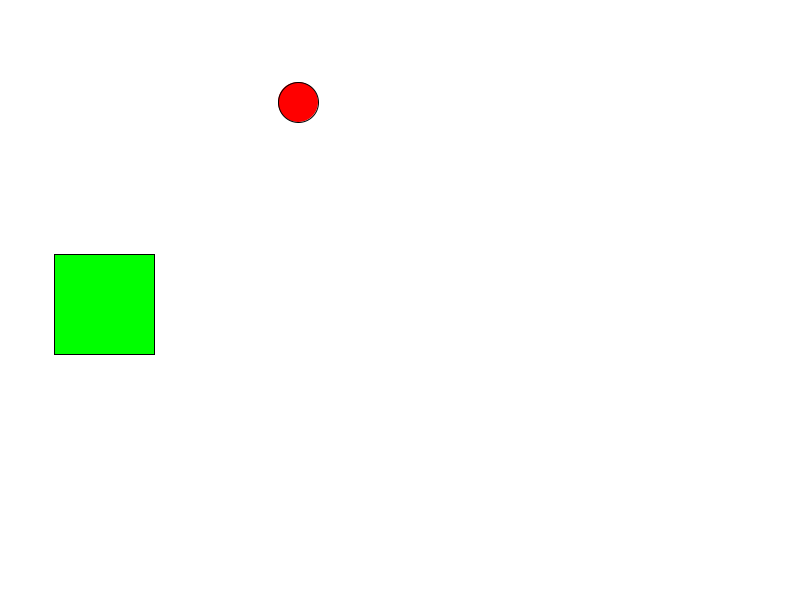
Frame 1 (no input)
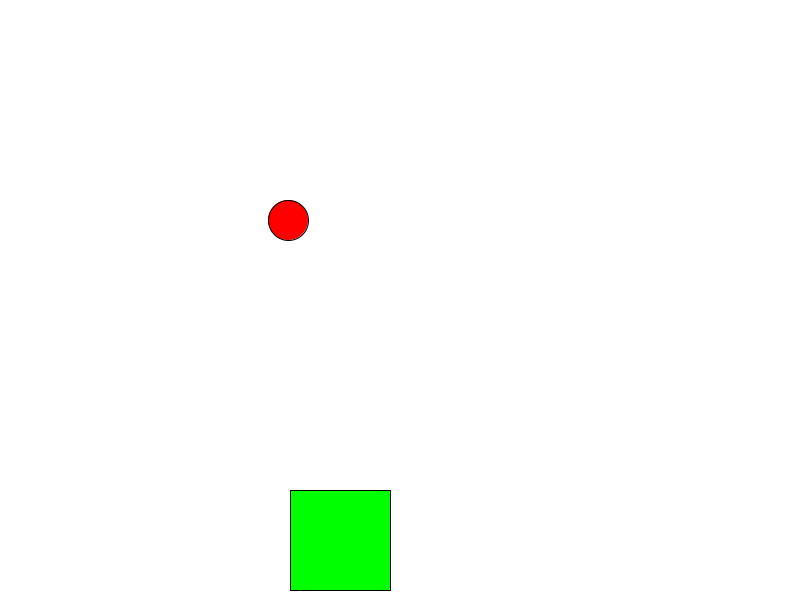
Frame 60 (the mouse pressed at the canvas centre just before this capture)
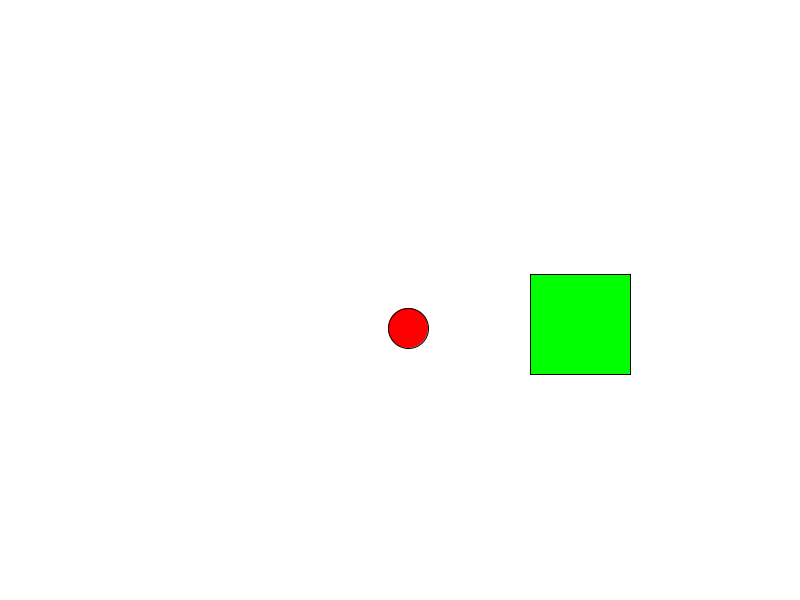
Frame 120 (the mouse held since frame 60 and released just before this capture)

The Processing sketch that drew these frames (run headless with seeded random() and noise(); from frame 60 on, the mouse is pressed at the canvas centre):

// Processing sketch: DudesProject
// ── DudesProject.pde
Dude dude1 = new Dude(100, 300, 100, 3, true, true, 0, 255, 0, "square");
Dude dude2 = new Dude(300, 100, 40, 2, false, true, 255, 0, 0, "circle");
// order: x1, y1, size, speed, xDirection, yDirection, red, green, blue, shape

void setup() {
  size(800, 600);
}

void draw() {
  background(255);
  dude1.update();
  dude1.show();

  dude2.update(dude1);
  dude2.show();
}

// ── Dude.pde
public class Dude {
  private float x1; // all dude attributes
  private float y1;
  private float size;
  private int speed;
  private boolean xDirection;
  private boolean yDirection;
  private int red;
  private int green;
  private int blue;
  private String shape;

  private int collisionCooldown = 0; // cooldown timer
  private static final int COOLDOWN_TIME = 30; // duration to ignore a collision after one occurs

  public Dude(float x1, float y1, float size, int speed, boolean xDirection, boolean yDirection, int red, int green, int blue, String shape) {
    this.x1 = x1;
    this.y1 = y1;
    this.size = size;
    this.speed = speed;
    this.xDirection = xDirection;
    this.yDirection = yDirection;
    this.red = red;
    this.green = green;
    this.blue = blue;
    this.shape = shape;
  }

  public void update() {
    // Decrease collision cooldown if active
    if (collisionCooldown > 0) {
      collisionCooldown--;
    }

    // Direction and speed of a dude
    if (xDirection) {
      x1 += speed + 1;
    } else {
      x1 -= speed + 1;
    }

    if (yDirection) {
      y1 += speed + 1;
    } else {
      y1 -= speed + 1;
    }

    // Bouncing off walls physics
    if ( x1 >= 800 - (size / 2) ) {
      xDirection = !xDirection;
    } else if (x1 <= size / 2) {
      xDirection = !xDirection;
    }

    if ( y1 >= 600 - (size / 2) ) {
      yDirection = !yDirection;
    } else if (y1 <= size / 2) {
      yDirection = !yDirection;
    }
  }

  public void update(Dude otherDude) {
    // Chasing logic
    if (x1 < otherDude.x1) {
      x1 += speed;
    } else {
      x1 -= speed;
    }

    if (y1 < otherDude.y1) {
      y1 += speed;
    } else {
      y1 -= speed;
    }

    // Check the collision cooldown
    if (collisionCooldown == 0 || otherDude.collisionCooldown == 0) {
      boolean xCollision = false;
      boolean yCollision = false;

      // dude on dude collisions
      if (x1 + (size / 2) >= otherDude.x1 - (otherDude.size / 2) && x1 - (size / 2) <= otherDude.x1 + (otherDude.size / 2)) {
        xCollision = true;
      }

      if (y1 + (size / 2) >= otherDude.y1 - (otherDude.size / 2) && y1 - (size / 2) <= otherDude.y1 + (otherDude.size / 2)) {
        yCollision = true;
      }

      if (xCollision && yCollision) {
        xDirection = !xDirection;
        yDirection = !yDirection;
        otherDude.xDirection = !otherDude.xDirection;
        otherDude.yDirection = !otherDude.yDirection;

        // Altering attributes after a collision
        blue += 20; 
        red -= 20;
        otherDude.speed = Math.min(otherDude.speed + 1, 9);
        otherDude.size = Math.max(otherDude.size - 10, 40);
        size = Math.min(size + 10, 200);

        // Set cooldown for both objects to prevent further collisions immediately
        collisionCooldown = COOLDOWN_TIME;
        otherDude.collisionCooldown = COOLDOWN_TIME;
      }
    }
  }

  public void show() {
    // visual aspect of each dude
    fill(red, green, blue);
    if (shape.equals("circle")) {
      circle(x1, y1, size);
    } else if (shape.equals("square")) {
      square(x1 - (size / 2), y1 - (size / 2), size);
    } else if (shape.equals("triangle")) {
      triangle(x1 - (size / 2), y1, x1 + (size / 2), y1 - (size / 2), x1 + (size / 2), y1 + (size / 2));
    }
  }
}
